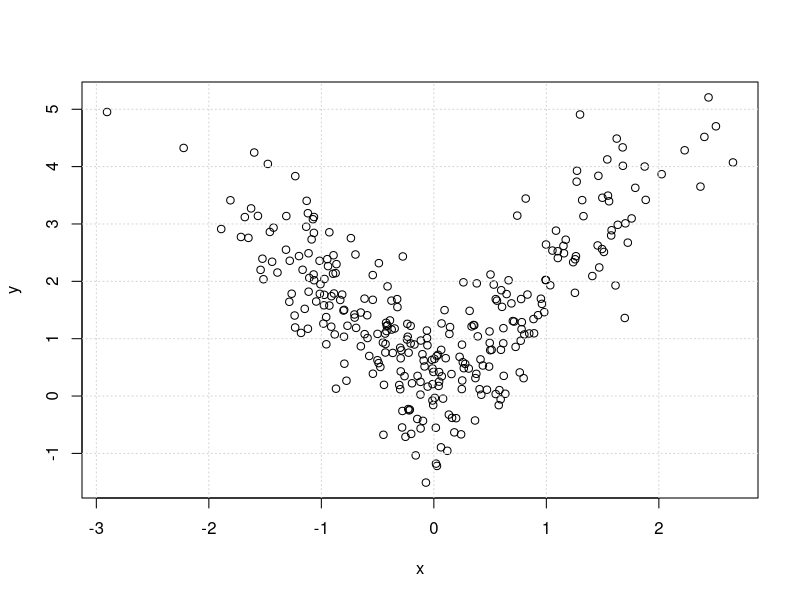
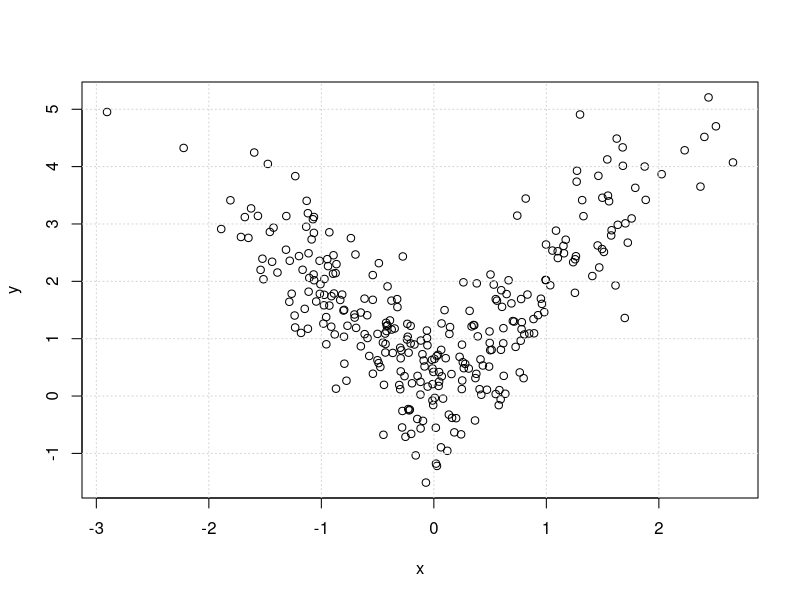
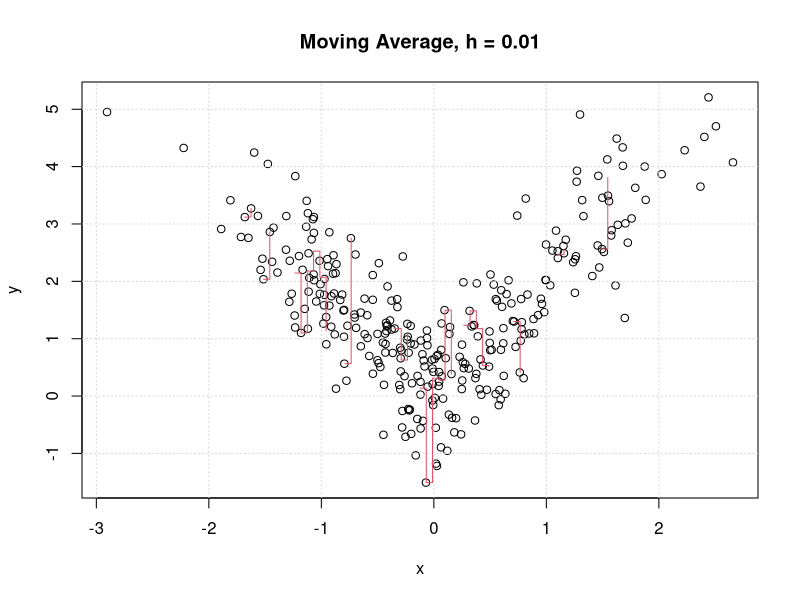
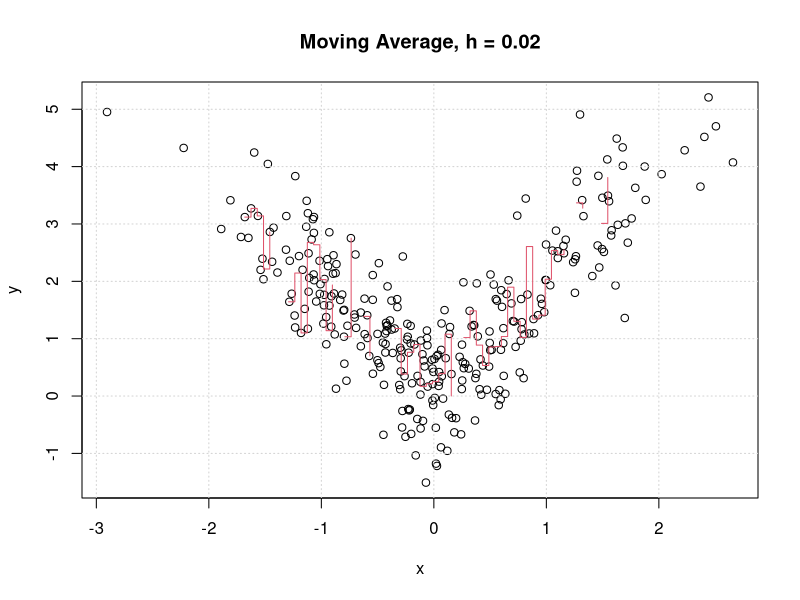
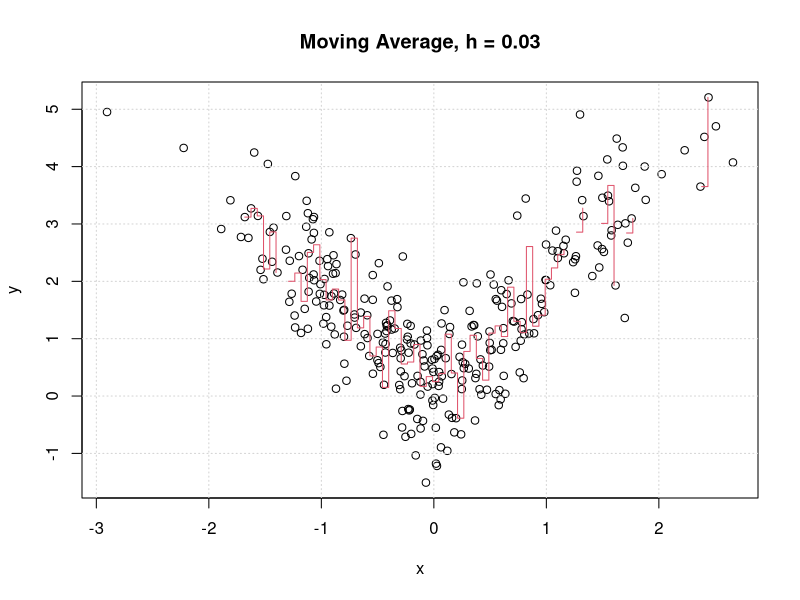
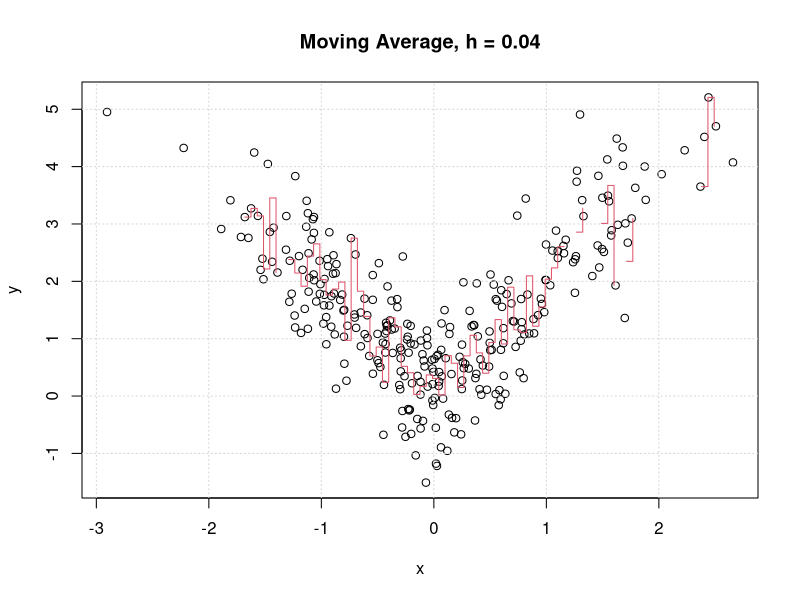
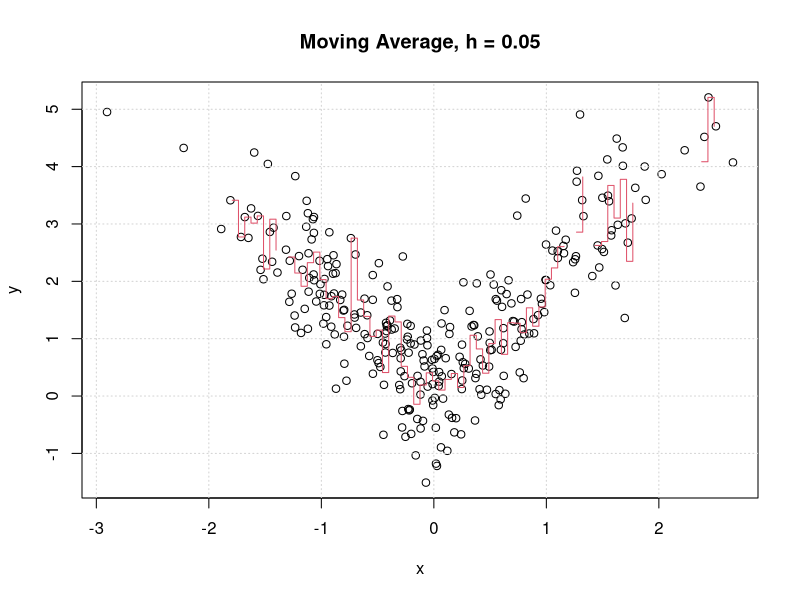
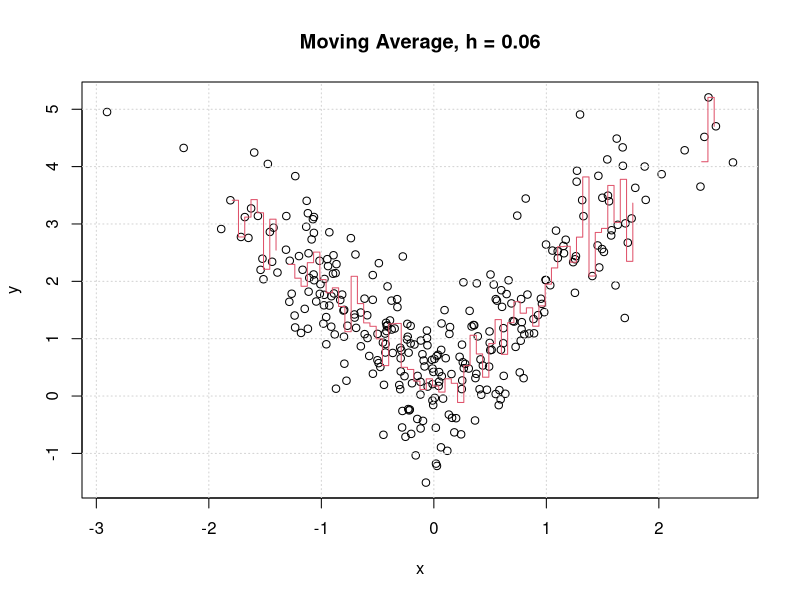

Generate these figures, in order, with R: (Note: this script raises an error after producing the figures.)
set.seed(0)

n <- 300
x <- rnorm(n, 0, 1)
e <- rnorm(n, 0, sqrt(0.5))
g <- function(t) { 2 * abs(t) }
y <- g(x) + e

plot(y ~ x); grid()

moving.average <- function(x, y, h)
{
  ma.univar <- function(t) 
  { 
    ones <- (abs(t - x) < h / 2)
    sum(y * ones) / sum(ones) 
  }
  function(t) sapply(t, ma.univar)
}

moving.median <- function(x, y, h)
{
  mm.univar <- function(t) 
  { 
    median(y[abs(t - x) < h / 2])
  }
  function(t) sapply(t, mm.univar)
}

loc.lin.regr <- function(x, y, h, K, corr.w = 1)
{
  llr.univar <- function(x0)
  {
    w <- K((x0 - x) / h)
    loc.lm <- lm(y ~ I(x - x0), weights = corr.w * w)
    coef(loc.lm)[1]
  }
  function(t) sapply(t, llr.univar)
}

K.e <- function(t) { 0.75 * (1 - t^2) * (abs(t) < 1) }
K.b <- function(t) { (1 - t^2)^2 * (abs(t) < 1) }

#x <- c(x, rep(c(-2, 0, 2), 5))
#y <- c(y, rep(c(10, -5, 10), 5))

plot(y ~ x); grid()


H <- seq(0.01, 1, 0.01)
# ma - h = 0.75

# Moving average

for(j in 1:length(H))
{
  png(file = paste(
    "/home/coolpenguin/R/nonparam/lab5/ma/ma", formatC(j, width = floor(log(length(H), base=10)) + 1, flag = "0"),
    ".png", sep = ""
    ))
  plot(y ~ x, main = paste("Moving Average, h =", H[j])); grid()
  curve((moving.average(x, y, H[j]))(t), xname = "t", col = 2, add = T, type = "s")
  dev.off()
}

# Moving median

for(j in 1:length(H))
{
  png(file = paste(
    "/home/coolpenguin/R/nonparam/lab5/mm/mm", formatC(j, width = floor(log(length(H), base=10)) + 1, flag = "0"),
    ".png", sep = ""
  ))
  plot(y ~ x, main = paste("Moving Median, h =", H[j])); grid()
  curve((moving.median(x, y, H[j]))(t), xname = "t", col = 2, add = T, type = "s")
  dev.off()
}

# loc-lin regr, epan kern
for(j in 1:length(H))
{
  png(file = paste(
    "/home/coolpenguin/R/nonparam/lab5/ll/ll", formatC(j, width = floor(log(length(H), base=10)) + 1, flag = "0"),
    ".png", sep = ""
  ))
  plot(y ~ x, main = paste("Loc-Linear Regression, h =", H[j])); grid()
  curve((loc.lin.regr(x, y, H[j], K.e))(t), xname = "t", col = 2, add = T, type = "s")
  dev.off()
}

plot(y ~ x); grid()
curve((moving.average(x, y, 0.69))(t), xname = "t", col = 2, add = T, type = "s")
curve((moving.median(x, y, 0.69))(t), xname = "t", col = 4, add = T, type = "s")
curve((loc.lin.regr(x, y, 0.6, K.e))(t), xname = "t", col = 6, add = T, type = "s")

legend("bottomleft", legend = c("Moving Average", "Moving Median", "Loc-Linear Regression"), lwd = 1, col = 2*(1:3))

# corrected

U <- y - (loc.lin.regr(x, y, 0.4, K.e))(x)
mu <- median(abs(U))
deltaj <- K.b(U / (6 * mu))

plot(y ~ x); grid()

curve((loc.lin.regr(x, y, 0.4, K.e))(t), xname = "t", col = 1, add = T, type = "s")
curve((loc.lin.regr(x, y, 0.4, K.e, corr.w = deltaj))(t), xname = "t", col = 2, add = T, type = "s")

for(j in c(3,4))
{
  
  U <- y - (loc.lin.regr(x, y, 0.4, K.e, corr.w = deltaj))(x)
  mu <- median(abs(U))
  deltaj <- K.b(U / (6 * mu))
  curve((loc.lin.regr(x, y, 0.4, K.e, corr.w = deltaj))(t), xname = "t", col = j, add = T, type = "s")
}

legend("bottomleft", 
       legend = c("До виправлення", "Перше виправлення", "Друге виправлення", "Третє виправлення"), lwd = 1, col = 1:4)